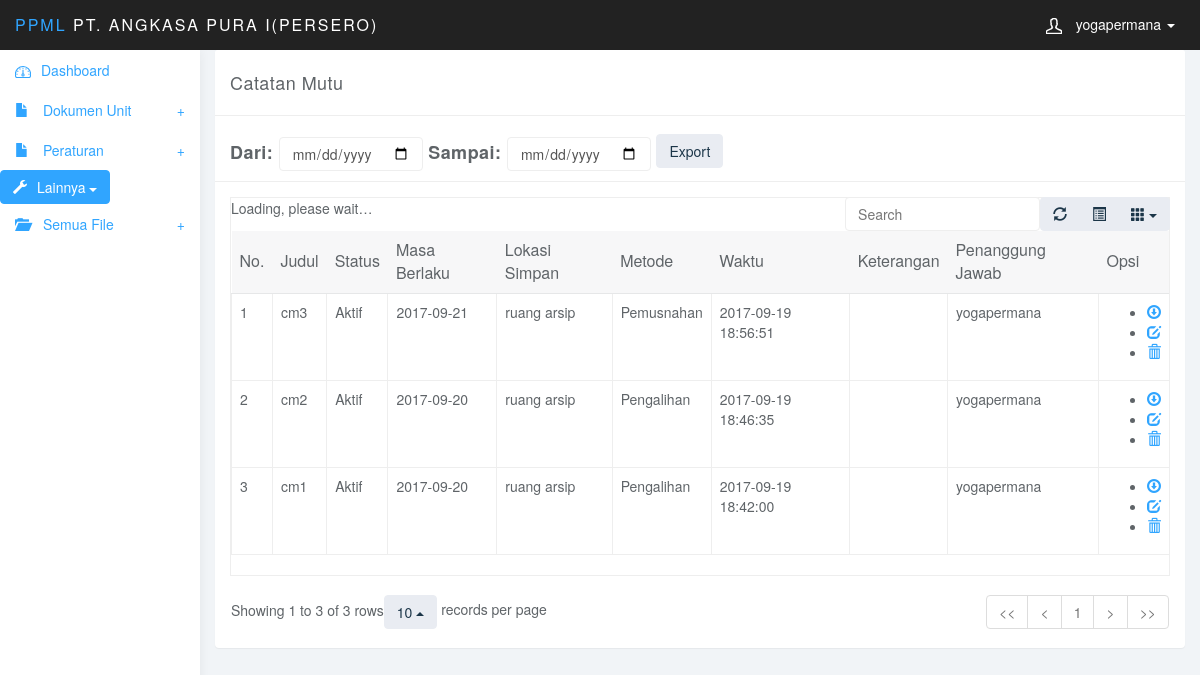
The page /admin/view_catatan.php (signed in) on the database its author committed.
### tables this page shows
CREATE TABLE `catatan_mutu` (
  `id_catatan` int(3) NOT NULL AUTO_INCREMENT,
  `judul` varchar(50) DEFAULT NULL,
  `status_cm` int(3) DEFAULT NULL,
  `masa_berlaku` date DEFAULT NULL,
  `lokasi_simpan` varchar(50) DEFAULT NULL,
  `file` varchar(255) DEFAULT NULL,
  `keterangan` text,
  `entry_date` datetime DEFAULT NULL,
  `id_metode` int(3) DEFAULT NULL,
  `id_admin` int(10) DEFAULT NULL,
  PRIMARY KEY (`id_catatan`),
  KEY `id_metode` (`id_metode`),
  KEY `status_cm` (`status_cm`),
  KEY `id_admin` (`id_admin`),
  CONSTRAINT `catatan_mutu_ibfk_2` FOREIGN KEY (`id_metode`) REFERENCES `metode` (`id_metode`),
  CONSTRAINT `catatan_mutu_ibfk_3` FOREIGN KEY (`status_cm`) REFERENCES `status_cm` (`id_status_cm`),
  CONSTRAINT `catatan_mutu_ibfk_4` FOREIGN KEY (`id_admin`) REFERENCES `tb_admin` (`id_admin`)
);

CREATE TABLE `status_cm` (
  `id_status_cm` int(3) NOT NULL,
  `status_cm` varchar(25) DEFAULT NULL,
  PRIMARY KEY (`id_status_cm`)
);

CREATE TABLE `metode` (
  `id_metode` int(3) NOT NULL,
  `metode` varchar(50) DEFAULT NULL,
  PRIMARY KEY (`id_metode`)
);

### admin/view_catatan.php (the view, shortened to what this page needs)
<?php $title="Catatan Mutu";
require_once 'header.php';
require_once 'sidebar.php';
?>
	<div class="col-sm-9 col-sm-offset-3 col-lg-10 col-lg-offset-2 main">
		<div class="panel panel-default">
			<div class="panel-heading">
			Catatan Mutu
			</div>
					<div class="panel-heading">
						<form class="form-inline" action="export_catatan.php" method="post">
							<div class="form-group">
								<label class="control-label" >Dari: </label>
							</div>
							<div class="form-group">
								<input type="date" name="dari" class="form-control">
							</div>
							<div class="form-group">
								<label class="control-label" >Sampai: </label>
							</div>
							<div class="form-group">
								<input type="date" name="sampai" class="form-control">
							</div>
							<div class="form-group">
								<input type="submit" class="btn btn-default btn-md pull-right" name="export" value="Export">
							</div>
						</form>
					</div>
			<div class="panel-body">
			<table data-toggle="table"  data-show-refresh="true" data-show-toggle="true" data-show-columns="true" data-search="true" data-select-item-name="toolbar1" data-pagination="true" data-sort-name="name" data-sort-order="desc">
				<thead>
					<tr>
					<th align="center">No.</th>
					<th data-field="judul">Judul</th>
					<th data-field="status_cm">Status</th>
					<th data-field="masa_simpan">Masa Berlaku</th>
					<th data-field="lokasi_simpan">Lokasi Simpan</th>
					<th data-field="metode">Metode</th>
					<th data-field="entry_date">Waktu</th>
					<th data-field="keterangan">Keterangan</th>
					<th data-field="nama_admin">Penanggung Jawab</th>
					<th colspan="1">Opsi</th>
					</tr>
				</thead>
				<tbody>
				<?php
				$query = mysql_query("
				SELECT
				catatan_mutu.id_catatan,
				catatan_mutu.judul,
				status_cm.status_cm,
				catatan_mutu.masa_berlaku,
				catatan_mutu.lokasi_simpan,
				catatan_mutu.`file`,
				catatan_mutu.keterangan,
				catatan_mutu.entry_date,
				metode.metode,
				tb_admin.nama_admin
				FROM
				tb_admin
				Inner Join catatan_mutu ON tb_admin.id_admin = catatan_mutu.id_admin
				Inner Join status_cm ON catatan_mutu.status_cm = status_cm.id_status_cm
				Inner Join metode ON catatan_mutu.id_metode = metode.id_metode
				order by id_catatan desc
				");
				$no=1;
				while ($data = mysql_fetch_array($query)) {
					    	?>
					        <tr>
					        	<td><?php echo $no; ?></td>
					        	<td><?php echo $data['judul']; ?></td>
					           	<td><?php echo $data['status_cm']; ?></td>
					           	<td><?php echo $data['masa_berlaku']; ?></td>
					           	<td><?php echo $data['lokasi_simpan']; ?></td>
					            <td><?php echo $data['metode']; ?></td>
					           	<td><?php echo $data['entry_date']; ?></td>
					   			<td><?php echo $data['nama_admin']; ?></td>
					             <td>
					             	<ul>
					             		<li>
					    					<?php
											echo "<a href='../uploads/".$data['file']."' class='glyphicon glyphicon-download'></a> ";
											?>
					    				</li>
					             		<li>
					    				<a href="edit_catatan.php?id_catatan=<?php echo $data['id_catatan']; ?>" class="glyphicon glyphicon-edit"></a>
					    				</li>
					    				<li>
					           				<a href="delete_catatan.php?id_catatan=<?php echo $data['id_catatan'];?>" onclick="return confirm('Yakin mau di hapus?');" class="glyphicon glyphicon-trash"></a>
					           			</li>
					    			</ul>
					    		</td>
					        </tr>
						    <?php
						    $no++;
						    }
						    ?>
					  		</tbody>
						</table>
					</div>
				</div>
	</div>
</body>
</html>

### admin/css/styles.css (style rules this page uses)
body { background: #f1f4f7; padding-top: 50px; color: #5f6468; }
a, a:hover, a:focus { color: #30a5ff; }
.form-control { border: 1px solid #eee; box-shadow: none; }
.btn-default, .btn-default:hover, .btn-default:focus, .btn-default:active, .btn-default.active, .open > .dropdown-toggle.btn-default, .btn-default.disabled, .btn-default[disabled], fieldset[disabled] .btn-default, .btn-default.disabled:hover, .btn-default[disabled]:hover, fieldset[disabled] .btn-default:hover, .btn-default.disabled:focus, .btn-default[disabled]:focus, fieldset[disabled] .btn-default:focus, .btn-default.disabled:active, .btn-default[disabled]:active, fieldset[disabled] .btn-default:active, .btn-default.disabled.active, .btn-default[disabled].active, fieldset[disabled] .btn-default.active { background-color: #e9ecf2; border-color: #e9ecf2; color: #1b3548; }
.panel { border: 0; }
.panel-heading { font-size: 18px; font-weight: 300; letter-spacing: 0.025em; height: 66px; line-height: 45px; }
.panel-default .panel-heading { background: #fff; border-bottom: 1px solid #eee; color: #5f6468; }
.table { background: #fff; }

### rows shown on the page
catatan_mutu: judul "cm3", status_cm.status_cm "Aktif", masa_berlaku "2017-09-21", lokasi_simpan "ruang arsip", id_metode.metode "Pemusnahan", entry_date "2017-09-19 18:56:51", id_admin.nama_admin "yogapermana"
catatan_mutu: judul "cm2", status_cm.status_cm "Aktif", masa_berlaku "2017-09-20", lokasi_simpan "ruang arsip", id_metode.metode "Pengalihan", entry_date "2017-09-19 18:46:35", id_admin.nama_admin "yogapermana"
catatan_mutu: judul "cm1", status_cm.status_cm "Aktif", masa_berlaku "2017-09-20", lokasi_simpan "ruang arsip", id_metode.metode "Pengalihan", entry_date "2017-09-19 18:42:00", id_admin.nama_admin "yogapermana"

### other values the page prints
$_SESSION['nama'] "yogapermana"
